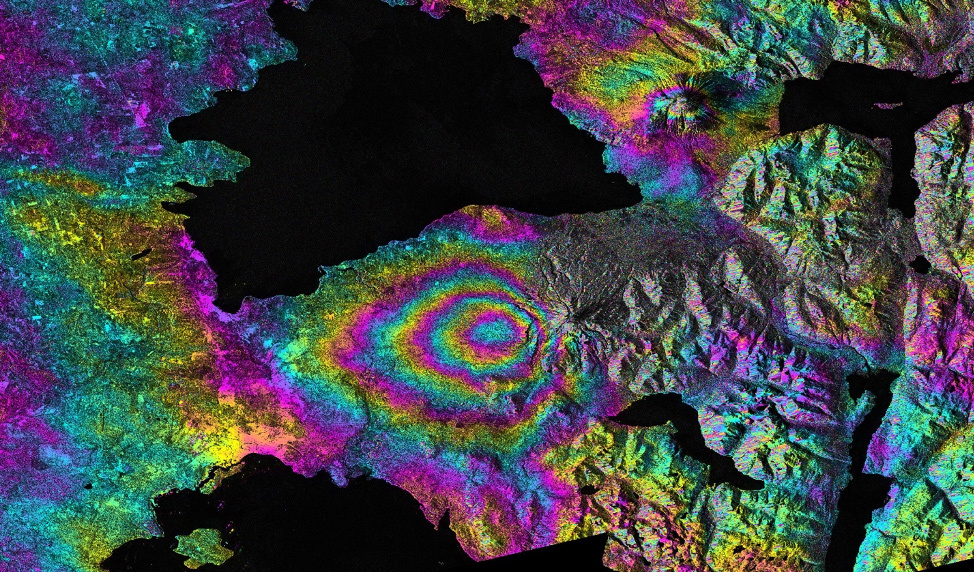
#> input picture sar_2_color.jpg, 974 x 572 px
$ jupyter execute DE_IP_2024_Task_1.ipynb
#> lines starting #> are read from the running program, lines starting #| are printed output that depends on the picture; after the words box and inside, x2 and y2 are one past the last pixel; in counts of white or black regions, pixels touching at a corner belong together; long printed decimals are rounded
[cell 1]
import numpy as np
import cv2
import matplotlib.pyplot as plt

# Базовая работа с изображением

[cell 2]
image = cv2.imread('sar_2_color.jpg')
#> image is the input picture: shape (572, 974, 3); mean B, G, R 71.5, 68.6, 63.6

[cell 3]
plt.imshow(image)

[cell 4]
image.shape # h,w,c
#> Out = (572, 974, 3)

[cell 5]
image[250,250] # b,g,r
#> Out = [12, 12, 12]

[cell 6]
# ROI
img_roi = image[100:200, 500:700]
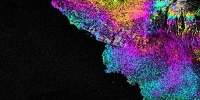
#> img_roi: shape (100, 200, 3); mean B, G, R 65.1, 42.2, 54.9

[cell 7]
plt.imshow(img_roi)

[cell 8]
b,g,r = cv2.split(image)
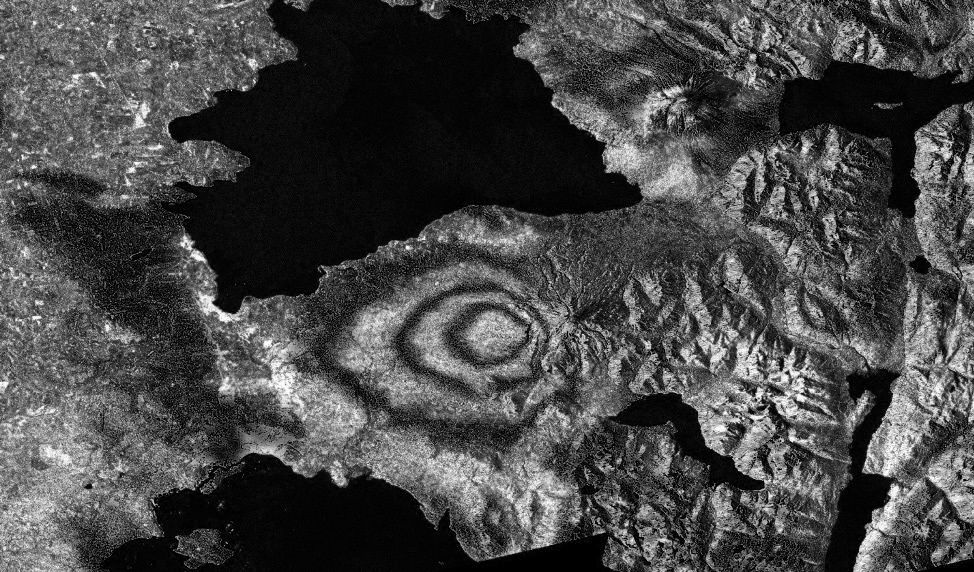
#> b: shape (572, 974); min 0, max 255, mean 71.5

[cell 9]
plt.imshow(b, cmap = 'gray')

[cell 10]
plt.imshow(g, cmap = 'gray')

[cell 11]
# alternative approach
b = image[:,:,0]

[cell 12]
import copy

image2 = copy.deepcopy(image)

[cell 13]
image2[50:100,50:100] = [0,0,0]
#> image2: shape (572, 974, 3); 0.45% of pixels changed, all inside (x1, y1, x2, y2) = (50, 50, 100, 100)

[cell 14]
plt.imshow(image2)

[cell 15]
# empty image
image_template = np.zeros(image.shape,np.uint8)

[cell 16]
plt.imshow(image_template)

# Конвертация цветовых моделей

[cell 17]
image_template[0,0]
#> Out = [0, 0, 0]

[cell 18]
image_gray = cv2.cvtColor(image, cv2.COLOR_BGR2GRAY)
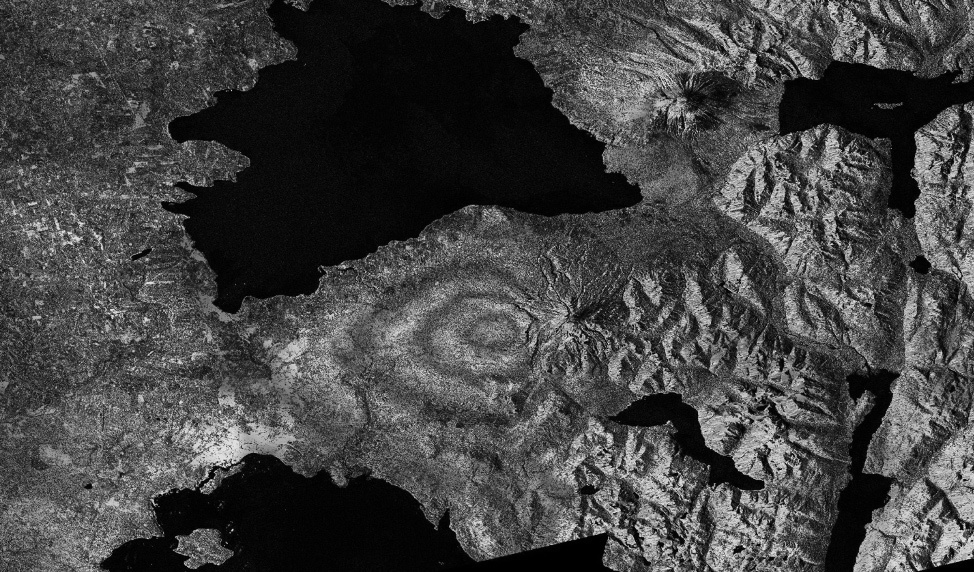
#> image_gray: shape (572, 974); min 0, max 236, mean 67.4

[cell 19]
image_gray[0,0]
#> Out = 40

[cell 20]
image_gray.shape
#> Out = (572, 974)

[cell 21]
image_hsv = cv2.cvtColor(image, cv2.COLOR_BGR2HSV)
#> image_hsv: shape (572, 974, 3); mean H, S, V 79.8, 125.4, 92.5

[cell 22]
image_hsv.shape
#> Out = (572, 974, 3)

[cell 23]
image_hsv[0,0]
#> Out = [117, 143, 75]

[cell 24]
image[0,0]
#> Out = [75, 37, 33]

[cell 25]
image_lab = cv2.cvtColor(image, cv2.COLOR_BGR2Lab)
#> image_lab: shape (572, 974, 3); mean of channels 0, 1, 2 75.2, 129.2, 126.9

[cell 26]
image_lab[0,0]
#> Out = [42, 139, 104]

# Пороговая фильтрация

[cell 27]
_,thresh1 = cv2.threshold(image_gray,200,255,cv2.THRESH_BINARY)
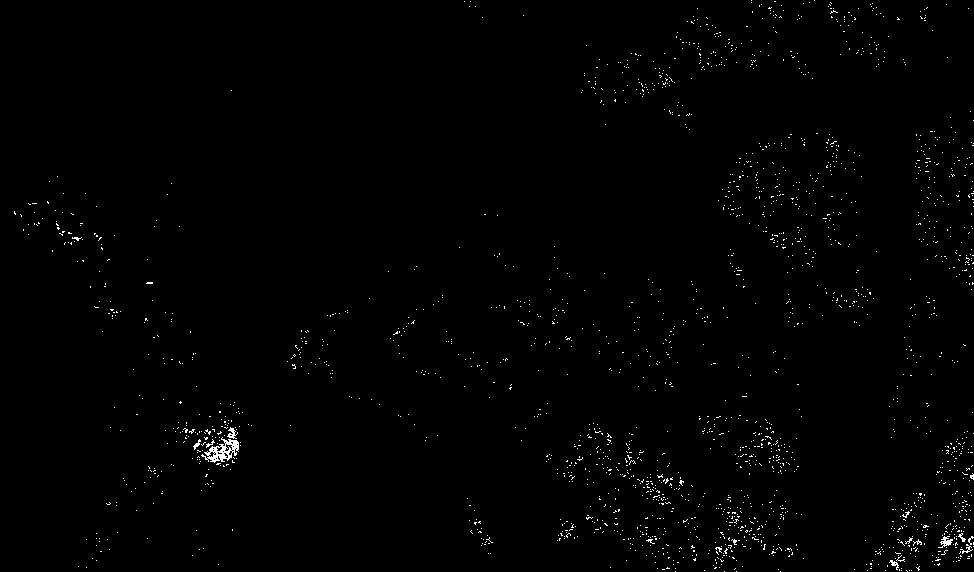
#> thresh1: shape (572, 974); 0.8% white in thin lines or dots

[cell 28]
plt.imshow(thresh1, cmap='gray')

[cell 29]
thresh1[thresh1==100].sum()
#> Out = 0

# Построение гистограммы

[cell 30]
histSize = 256
histRange = (0, 256)
accumulate = False

b_hist = cv2.calcHist([b], [0], None, [histSize], histRange, accumulate=accumulate)
#> b_hist = 256 values, max 15318 at index 5, min 29 at index 253, mean 2176.3

[cell 31]
plt.plot(b_hist)
#> figure, not shown here; curve peaks at x = 5, y = 15318

[cell 32]
b_hist_cum = b_hist.cumsum()
#> b_hist_cum = 256 values from 10493 to 557128

[cell 33]
plt.plot(b_hist_cum)
#> figure, not shown here; curve peaks at x = 255, y = 557128

[cell 34]
b_hist_norm = b_hist /  (image.shape[0] * image.shape[1])
#> b_hist_norm = 256 values, max 0.0275 at index 5, min 5.21e-05 at index 253, mean 0.00391

[cell 35]
plt.plot(b_hist_norm)
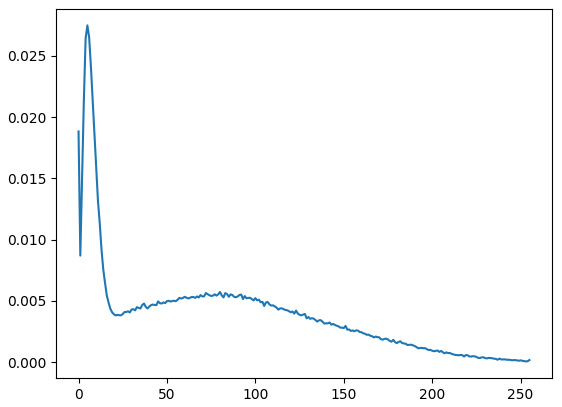
#> figure drawn by matplotlib, 1 panel; curve peaks at x = 5, y = 0.0275

# Сравнение двух изображений

[cell 36]
from skimage.metrics import structural_similarity, mean_squared_error

(ssim, diff) = structural_similarity(image_gray, image_gray, full=True)
#> diff: shape (572, 974) float64; every value is 1
#> ssim = 1
diff = (diff * 255).astype("uint8")
#> diff: shape (572, 974); every value is 255
print("SSIM: {}".format(ssim))
#| SSIM: 1.0

[cell 37]
plt.imshow(diff)

[cell 38]
mse = mean_squared_error(image_gray, image_gray)
#> mse = 0
mse
#> Out = 0

# Статистические характеристики изображений

[cell 39]
mean = image_gray.mean()
#> mean = 67.41

[cell 40]
std = image_gray.std()
#> std = 52.02

[cell 41]
print(mean,std)
#| 67.412 52.016

[cell 42]
eq_gray = cv2.equalizeHist(image_gray)
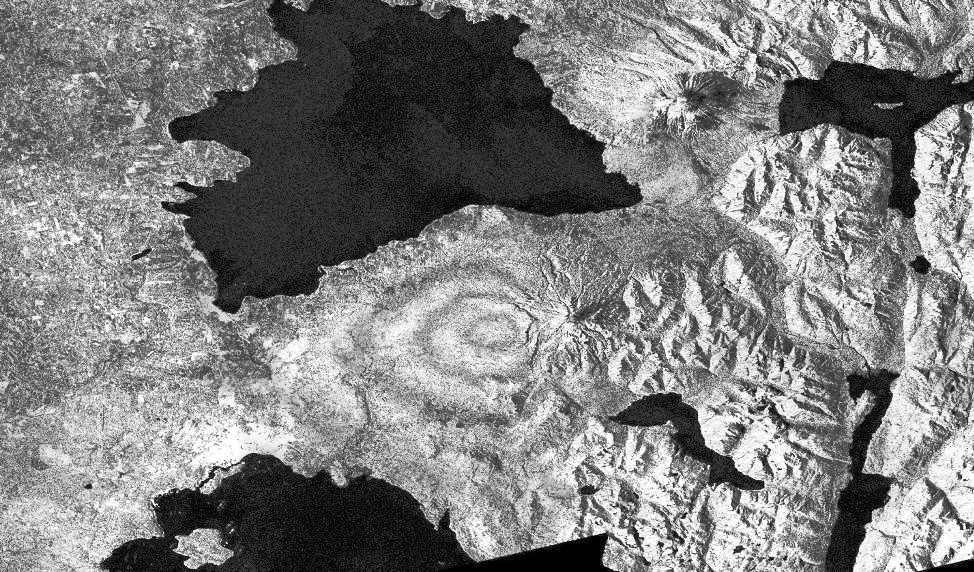
#> eq_gray: shape (572, 974); min 0, max 255, mean 127.6

[cell 43]
plt.imshow(eq_gray, cmap="gray")

[cell 44]
plt.imshow(image_gray, cmap="gray")

[cell 45]
# 1. Загрузите изображение в оттенках серого sar_1_gray.jpg.
# 2. постройте гистограмму
# 3. реализуйте алгоритм гамма коррекции с параметром гамма <1, >1.
# 4. Сравните исходное изображение, скорректированное при помощи гамма-фильтра. MSE, SSIM.
# 5. реализуйте алгоритм статистической цветокоррекции на основе статистики eq_gray.
# 6. Протестируйте работу алгоритмов пороговой фильтрации с различными параметрами.
# Для каждого решения - напечатайте результат

[cell 46]
# 1. Загрузите изображение в оттенках серого sar_1_gray.jpg.
image = cv2.imread("sar_1_gray.jpg",cv2.IMREAD_GRAYSCALE)
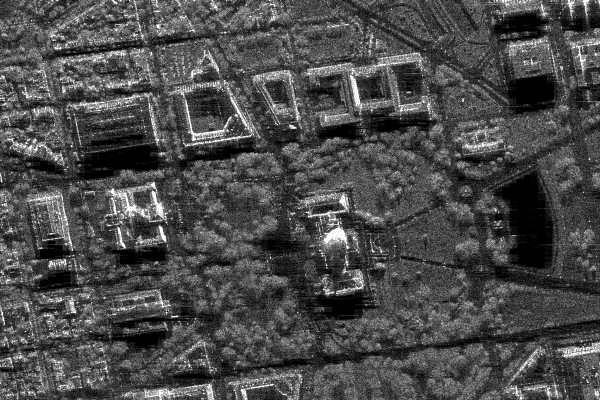
#> input picture sar_1_gray.jpg, 600 x 400 px
#> image is the input picture: shape (400, 600); min 0, max 255, mean 74.9
plt.imshow(image, cmap="gray")
plt.show()

[cell 47]
plt.hist(image.ravel(), bins=256, range=(0, 256))
plt.show()
#> figure, not shown here; tallest bar 3786 high, from x = 1 to 2

[cell 48]
# 3. реализуйте алгоритм гамма коррекции с параметром гамма <1, >1.
def gamma_correction(img, gamma):
#> called with gamma = 0.5
    norm_img = img / 255.0
    corrected = np.power(norm_img, gamma)
    return np.uint8(corrected * 255)

gamma_low = gamma_correction(image, 0.5)
gamma_high = gamma_correction(image, 2.0)
#> call 2 of gamma_correction, with gamma = 2
#> in gamma_correction (call 2), `corrected = np.power(norm_img, gamma)`:
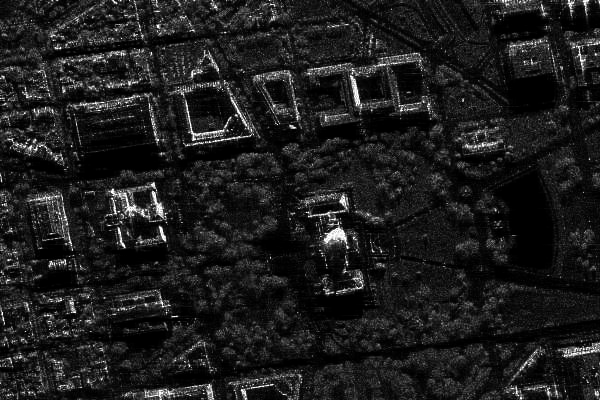
#> corrected: shape (400, 600) float64; min 0, max 1, mean 0.116

fig, ax = plt.subplots(1, 3, figsize=(15, 5))
ax[0].imshow(image, cmap="gray"); ax[0].set_title("Наше")
ax[1].imshow(gamma_low, cmap="gray"); ax[1].set_title("<1")
ax[2].imshow(gamma_high, cmap="gray"); ax[2].set_title(">1")
plt.show()

[cell 49]
# 4. Сравните исходное изображение, скорректированное при помощи гамма-фильтра. MSE, SSIM.
print("MSE (<1):", mean_squared_error(image, gamma_low))
#| MSE (<1): 3250.429
print("MSE (>1):", mean_squared_error(image, gamma_high))
#| MSE (>1): 2383.764

print("SSIM (<1):", structural_similarity(image, gamma_low, channel_axis=None, win_size=3))
#| SSIM (<1): 0.7734
print("SSIM (>1):", structural_similarity(image, gamma_high, channel_axis=None, win_size=3))
#| SSIM (>1): 0.5005

[cell 50]
# 5. реализуйте алгоритм статистической цветокоррекции на основе статистики eq_gray.
eq_gray = cv2.imread("sar_1_gray.jpg", cv2.IMREAD_GRAYSCALE)

def match_hist_statistics(src, ref):
    src_mean, src_std = src.mean(), src.std()
#> src_mean = 74.94; src_std = 43.66
    ref_mean, ref_std = ref.mean(), ref.std()
#> ref_mean = 74.94; ref_std = 43.66
    result = (src - src_mean) * (ref_std / src_std) + ref_mean
    result = np.clip(result, 0, 255).astype(np.uint8)
    return result

matched = match_hist_statistics(image, eq_gray)

fig, ax = plt.subplots(1, 3, figsize=(15, 5))
ax[0].imshow(image, cmap="gray"); ax[0].set_title("Исходное")
ax[1].imshow(eq_gray, cmap="gray"); ax[1].set_title("eq_gray")
ax[2].imshow(matched, cmap="gray"); ax[2].set_title("После коррекции")
for a in ax: a.axis("off")
plt.show()

[cell 51]
# 6. Протестируйте работу алгоритмов пороговой фильтрации с различными параметрами.
retval, th1 = cv2.threshold(image, 150, 255, cv2.THRESH_BINARY)
#> th1: shape (400, 600); 5.5% white in thin lines or dots
retval, th2 = cv2.threshold(image, 0, 255, cv2.THRESH_BINARY+cv2.THRESH_OTSU)
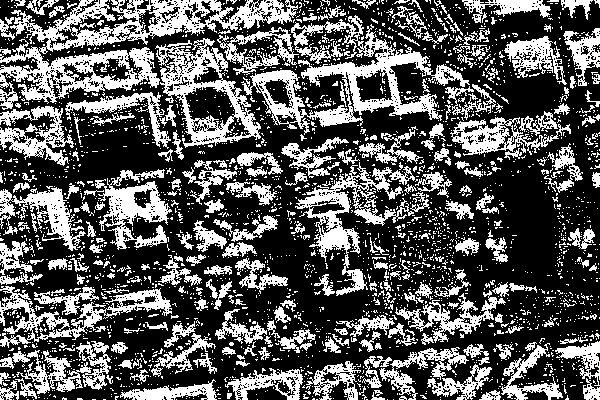
#> th2: shape (400, 600); 35% white; 2763 white regions (2491 under 20 px), largest, box (x1, y1, x2, y2) and area: (0, 0, 298, 110) 9753, (241, 15, 470, 135) 6934, (155, 38, 261, 148) 3834
#> retval = 85
th3 = cv2.adaptiveThreshold(image, 255, cv2.ADAPTIVE_THRESH_MEAN_C, cv2.THRESH_BINARY, 11, 2)
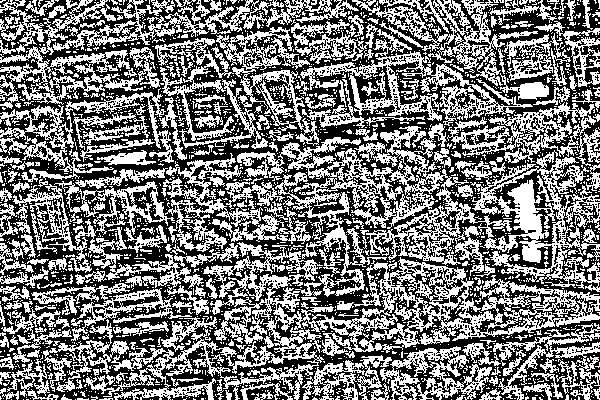
#> th3: shape (400, 600); 47.1% white in thin lines or dots

fig, ax = plt.subplots(1, 4, figsize=(20, 5))
ax[0].imshow(image, cmap="gray"); ax[0].set_title("Исходное")
ax[1].imshow(th1, cmap="gray"); ax[1].set_title("Порог = 150")
ax[2].imshow(th2, cmap="gray"); ax[2].set_title("Метод Отсу")
ax[3].imshow(th3, cmap="gray"); ax[3].set_title("Адаптивный порог")
for a in ax: a.axis("off")
plt.show()
